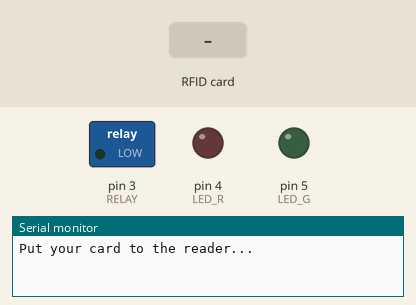
Recording of a sketch running on a simulated Arduino Uno, built with avr-gcc and run on an emulated ATmega328P. Parts: switched loads named in the sketch (green lamp = pin HIGH), output pins drawn as LEDs (lit = HIGH), the last lines printed to the serial monitor. Inputs (shaded band) come from the test bench. Pins used as bus, display or sensor lines are not drawn.

Above: at 1.2 s.
1.3 s: RFID card 7C 24 D6 00 held to the reader
At 2.1 s:
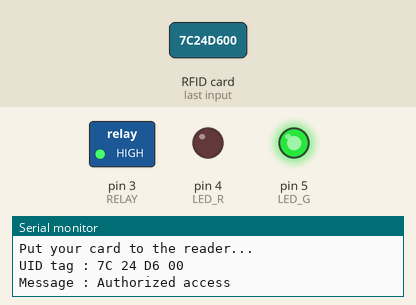
4.3 s: RFID card 5E 7A 19 C4 held to the reader
At 5.1 s:
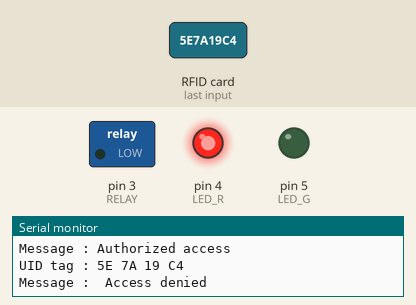
Timing chart, 0 to 7.3 s (numbered marks = the images above; inputs shaded):
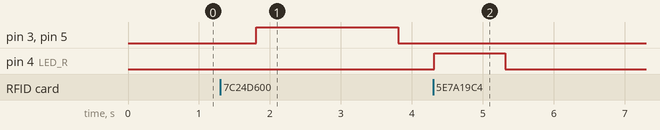

The sketch:

FinalCode.ino
```cpp
#include <SPI.h>
#include <MFRC522.h>

#define SS_PIN 10
#define RST_PIN 9
#define LED_G 5 //define green LED pin
#define LED_R 4 //define red LED
#define RELAY 3 //relay pin
#define BUZZER 2 //buzzer pin
#define ACCESS_DELAY 2000
#define DENIED_DELAY 1000
MFRC522 mfrc522(SS_PIN, RST_PIN);   // Create MFRC522 instance.

void setup()
{
  Serial.begin(9600);   // Initiate a serial communication
  SPI.begin();          // Initiate  SPI bus
  mfrc522.PCD_Init();   // Initiate MFRC522
  pinMode(LED_G, OUTPUT);
  pinMode(LED_R, OUTPUT);
  pinMode(RELAY, OUTPUT);
  pinMode(BUZZER, OUTPUT);
  noTone(BUZZER);
  digitalWrite(RELAY, LOW);
  Serial.println("Put your card to the reader...");
  Serial.println();

}
void loop()
{
  // Look for new cards
  if ( ! mfrc522.PICC_IsNewCardPresent())
  {
    return;
  }
  // Select one of the cards
  if ( ! mfrc522.PICC_ReadCardSerial())
  {
    return;
  }
  //Show UID on serial monitor
  Serial.print("UID tag :");
  String content= "";
  byte letter;
  for (byte i = 0; i < mfrc522.uid.size; i++)
  {
     Serial.print(mfrc522.uid.uidByte[i] < 0x10 ? " 0" : " ");
     Serial.print(mfrc522.uid.uidByte[i], HEX);
     content.concat(String(mfrc522.uid.uidByte[i] < 0x10 ? " 0" : " "));
     content.concat(String(mfrc522.uid.uidByte[i], HEX));
  }
  Serial.println();
  Serial.print("Message : ");
  content.toUpperCase();
  if (content.substring(1) == "7C 24 D6 00") //change here the UID of the card/cards that you want to give access
  {
    Serial.println("Authorized access");
    Serial.println();
    delay(500);
    digitalWrite(RELAY, HIGH);
    digitalWrite(LED_G, HIGH);
    delay(ACCESS_DELAY);
    digitalWrite(RELAY, LOW);
    digitalWrite(LED_G, LOW);
  }

 else   {
    Serial.println(" Access denied");
    digitalWrite(LED_R, HIGH);
    digitalWrite(BUZZER, HIGH);
    delay(DENIED_DELAY);
    digitalWrite(LED_R, LOW);
    digitalWrite(BUZZER, LOW);
  }
}
```

Measured:
- after the input at 1.3 s, pin 3 (RELAY), pin 5 (LED_G): LOW → HIGH after 0.51 s, → LOW 2.0 s later
- after the input at 4.3 s, pin 4 (LED_R): LOW → HIGH at once, → LOW 1.0 s later
